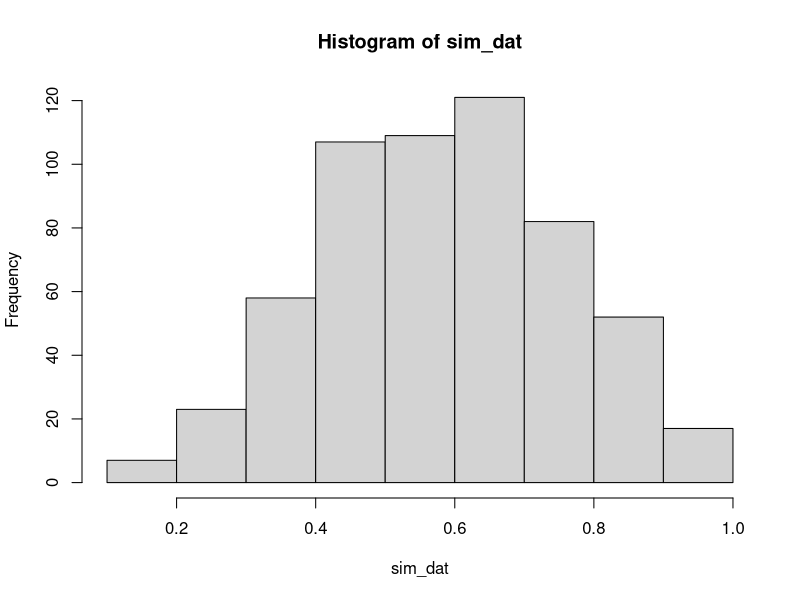
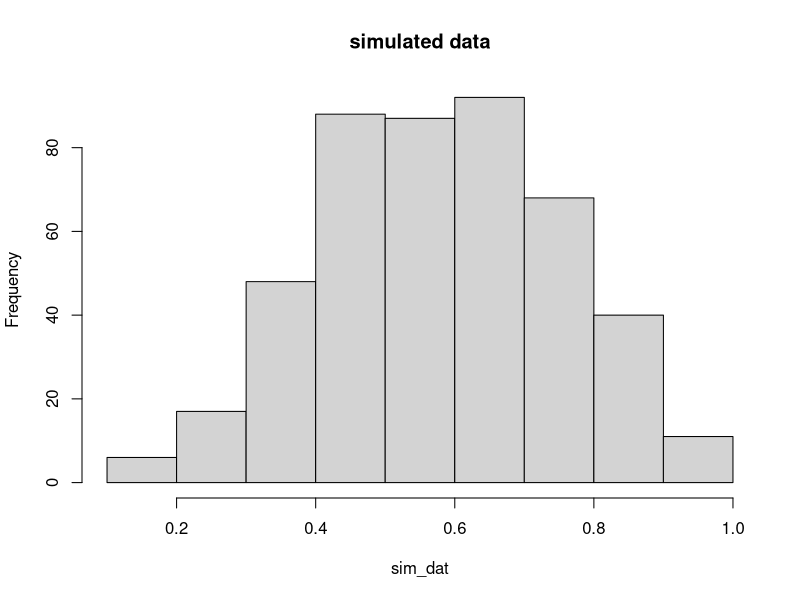
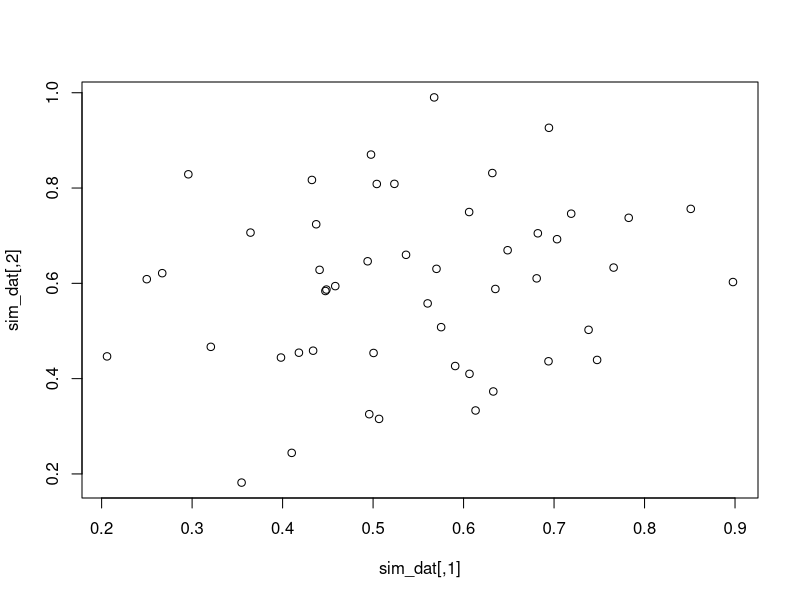

The R source for these figures, in order:
library(matrixStats)

# The mean of the Oakes dataset is .58 and the SD is .18
.18^2 # .03 variance

# Now we know the mean (.59) and variance (.03), we can simulate the data! 

# To use the rbeta function, we need to supply two shape functions that correspond to the mean and the 
# variance of the data. To get those shape parameters, we will use the get.ab function below from 
# Mijke Rhemtulla/ Minhajuddin et al. (2004)
get.ab <- function(mu, var){
  v <- var
  w <- mu/(1-mu)
  b <- ((w/ (v*(w^2 + 2*w + 1))) - 1)  / (w + 1)
  a <- b*w
  return(list(a = a, b = b))
}

# define parameters
n = 72 # 72 infants in observed data (Oakes dataset)
num_trials = 8
ab <- get.ab(mu = .59, var = .03) # variance refers to the population within-subject variance; mu refers to the population mean. 
alpha <- ab[[1]] #alpha shape parameter for beta distribution
beta <- ab[[2]] #beta shape parameter for beta distribution

# simulate data:
sim_dat <- matrix(rbeta(n = n*num_trials, shape1 = alpha, shape2 = beta), n, num_trials)
hist(sim_dat)
# *Note that this simulates data with zero within-subject consistency (no reliability), but the Oakes data 
# shows zero intercept variance so this might be okay. If we think there is reliability in the pref scores, we would have
# to use a diff. beta data generating model

# impose missing data completely randomly to get closer to number of observations in Oakes data (442)
# note that we don't know if the data is MCAR, but we will assume this for now.

# determine the percent of missing data in the Oakes data
1 - 442/(8*72) # about 23% of the data is missing in Oakes
# Create a random matrix of values ranging from 0-1. Because these values are random, on average 
# 23% of the time the numbers should be less than .23
rand_trials <- matrix(runif(n*num_trials), n, num_trials)
sim_dat[][rand_trials[] < .23] <- NA  
# It's also possible that doing this could wipe an entire baby out, so we'd have to be 
# careful about that 

# Check out the mean and SD of the simulated data:
summary_dat <- data.frame(variance = colVars(sim_dat, na.rm = T), 
                          means = colMeans(sim_dat, na.rm = T), 
                          trial = 1:num_trials)
summary_dat$sd <- sqrt(summary_dat$variance)

hist(sim_dat, main = "simulated data") 
plot(sim_dat) # couple "extreme scores", good

